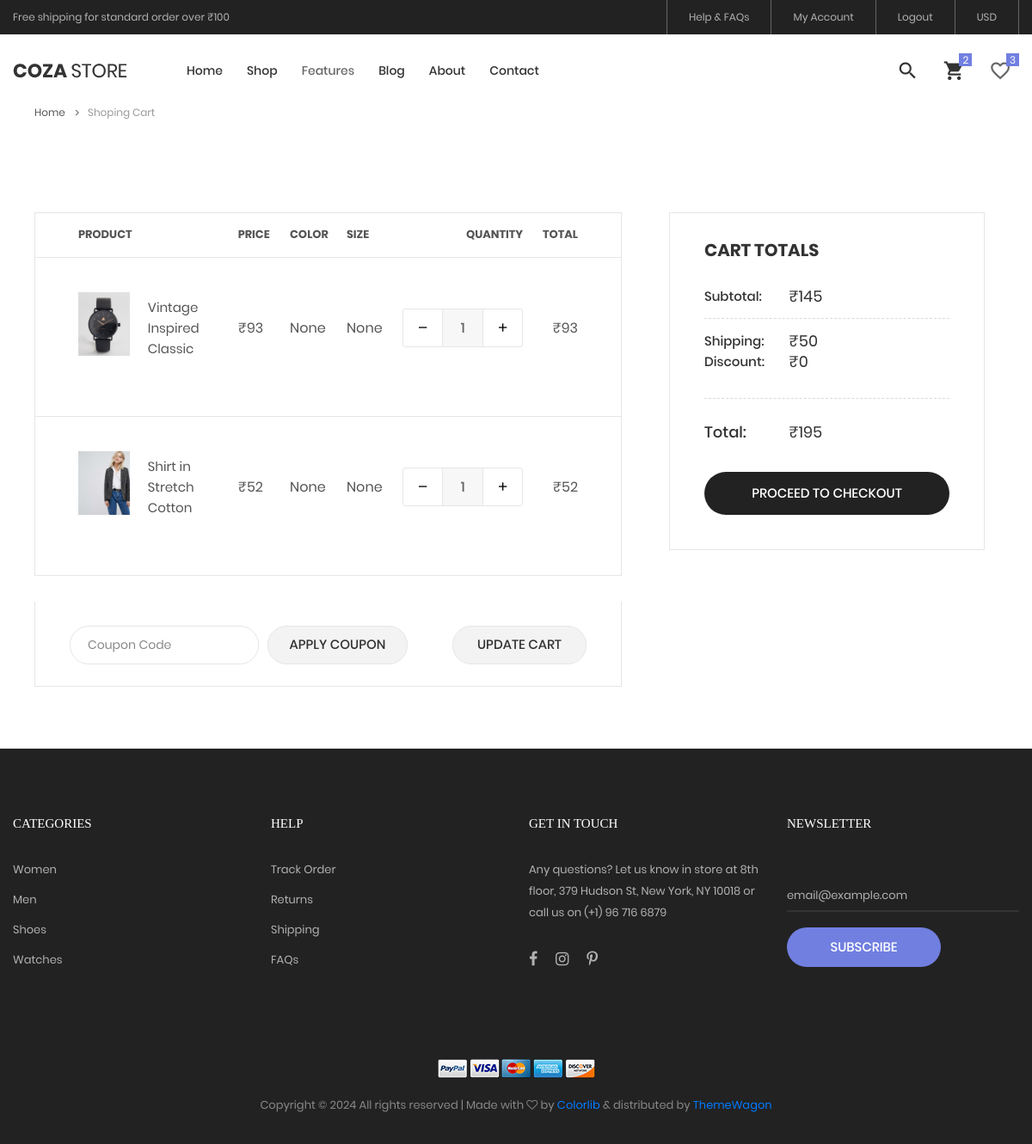
/shoping_cart (signed in), run on the app's committed database.
### my_app/models.py (models this page shows, shortened)
class add_to_cart(models.Model):
    products_id = models.ForeignKey(products, on_delete=models.CASCADE,blank=True,null=True)
    user_id = models.ForeignKey(signup, on_delete=models.CASCADE,blank=True,null=True)
    name = models.CharField(max_length=100, blank=True, null=True)
    total_prize = models.IntegerField()
    quantity = models.IntegerField(default=1,blank=True, null=True)
    img = models.ImageField(upload_to="media", blank=True, null=True)
    price = models.IntegerField()
    color = models.CharField(max_length=100, blank=True, null=True)
    size = models.CharField(max_length=100, blank=True, null=True)

### my_app/views.py (the view)
# urls.py: path('shoping_cart',hv.shoping_cart, name='shoping_cart'),
def shoping_cart(request):
    if 'email' in request.session:
        uid = signup.objects.get(email=request.session['email'])
        get_cart  = add_to_cart.objects.filter(user_id=uid)
        get_cart_count = add_to_cart.objects.filter(user_id=uid).count()
        get_wishlist_count = wish_list.objects.filter(user_id=uid).count()
        get_wishlist = wish_list.objects.filter(user_id = uid)
        all_product = []
        dilivery_chag = 0
        discount = 0
        total_amount = 0
        for i in get_cart:
            all_product.append(i.total_prize)
        get_subtotal = sum(all_product)
        if get_subtotal <= 100 and get_subtotal >= 0:
            dilivery_chag = 30
            total_amount = get_subtotal + dilivery_chag + discount
        elif get_subtotal >= 100:
            dilivery_chag = 50
            total_amount = get_subtotal + dilivery_chag + discount
        else:
            dilivery_chag = 10
            total_amount = get_subtotal + dilivery_chag + discount
        context = {"get_cart":get_cart,"get_cart_count":get_cart_count,"get_subtotal":get_subtotal, "discount": discount,
                   "get_wishlist_count":get_wishlist_count,"get_wishlist":get_wishlist, "dilivery_chag": dilivery_chag, "total_amount": total_amount }
        return render(request,"shoping_cart.html",context)
    else:
        return render(request,"login.html")

### my_app/templates/shoping_cart.html (shortened to what this page needs)
{% extends 'index.html' %}
{% load static %}
{% block content %}
	<div class="container" style="padding-top: 50px;">
		<div class="bread-crumb flex-w p-l-25 p-r-15 p-t-30 p-lr-0-lg">
			<a href="{% url 'index' %}" class="stext-109 cl8 hov-cl1 trans-04">
				Home
				<i class="fa fa-angle-right m-l-9 m-r-10" aria-hidden="true"></i>
			</a>
			<span class="stext-109 cl4">
				Shoping Cart
			</span>
		</div>
	</div>
	<form class="bg0 p-t-75">
		<div class="container">
			{% if get_cart %}
			<div class="row">
				<div class="col-lg-10 col-xl-7 m-lr-auto m-b-50">
					<div class="m-l-25 m-r--38 m-lr-0-xl">
						<div class="wrap-table-shopping-cart">
							<table class="table-shopping-cart">
								<tr class="table_head">
									<th class="column-1">Product</th>
									<th class="column-2"></th>
									<th class="column-3">Price</th>
									<th class="column-3">Color</th>
									<th class="column-3">Size</th>
									<th class="column-4">Quantity</th>
									<th class="column-5">Total</th>
								</tr>
								{% for product in get_cart %}
								<tr class="table_row">
									<td class="column-1">
										<div class="how-itemcart1">
											<img src="{{product.img.url}}" alt="IMG">
										</div>
									</td>
									<td class="column-2">{{product.name}}</td>
									<td class="column-3">&#8377;{{product.price}}</td>
									<td class="column-3">{{product.color}}</td>
									<td class="column-3">{{product.size }}</td>
									<td class="column-4">
										<div class="wrap-num-product flex-w m-l-auto m-r-0">
											<div class="btn-num-product-down cl8 hov-btn3 trans-04 flex-c-m">
											</form>
												<form action="{% url 'minus_quantity' product.id %}" method="POST" style="margin: 0;">
													<button type="submit">
														<i class="fs-16 zmdi zmdi-minus"></i>
													</button>
												</form>
												</div>
											<input class="mtext-104 cl3 txt-center num-product" type="number" name="num-product1" value="{{product.quantity}}">
											<form action="{% url 'add_quantity' product.id %}" method="POST" style="margin: 0;">
											<div class="btn-num-product-up cl8 hov-btn3 trans-04 flex-c-m">
														<button type="submit">
															<i class="fs-16 zmdi zmdi-plus"></i>
														</button>
													</div>
											</form>
										</div>
									</td>
									<td class="column-5">&#8377;{{product.total_prize}}</td>
								</tr>
								{% endfor %}
					<form action="{% url 'coupon_apply' %}" method="POST">
						<div class="flex-w flex-sb-m bor15 p-t-18 p-b-15 p-lr-40 p-lr-15-sm">
							<div class="flex-w flex-m m-r-20 m-tb-5">
								<input class="stext-104 cl2 plh4 size-117 bor13 p-lr-20 m-r-10 m-tb-5" type="text" name="code" placeholder="Coupon Code">
								<input type="submit" class="flex-c-m stext-101 cl2 size-118 bg8 bor13 hov-btn3 p-lr-15 trans-04 pointer m-tb-5" value="Apply coupon">
							</div>
							<div class="flex-c-m stext-101 cl2 size-119 bg8 bor13 hov-btn3 p-lr-15 trans-04 pointer m-tb-10">
								Update Cart
							</div>
						</div>
					</form>
			<div class="col-sm-10 col-lg-7 col-xl-5 m-lr-auto m-b-50">
					<div class="bor10 p-lr-40 p-t-30 p-b-40 m-l-63 m-r-40 m-lr-0-xl p-lr-15-sm">
						<h4 class="mtext-109 cl2 p-b-30">
							Cart Totals
						</h4>
						<div class="flex-w flex-t bor12 p-b-13">
							<div class="size-208">
								<span class="stext-110 cl2">
									Subtotal:
								</span>
							</div>
							<div class="size-209">
								<span class="mtext-110 cl2">
									&#8377;{{get_subtotal}}
								</span>
							</div>
						</div>
						<div class="flex-w flex-t bor12 p-t-15 p-b-30">
							<div class="size-208 w-full-ssm">
								<span class="stext-110 cl2">
									Shipping:
								</span>
							</div>
							<div class="size-209 p-r-18 p-r-0-sm w-full-ssm">
								<span class="mtext-110 cl2">
									&#8377;{{dilivery_chag}}
								</span>
							</div>
							<div class="size-208 w-full-ssm">
								<span class="stext-110 cl2">
									Discount:
								</span>
							</div>
							<div class="size-209 p-r-18 p-r-0-sm w-full-ssm">
								<span class="mtext-110 cl2">
									&#8377;{{discount}}
								</span>
							</div>
						</div>
						<div class="flex-w flex-t p-t-27 p-b-33">
							<div class="size-208">
								<span class="mtext-101 cl2">
									Total:
								</span>
							</div>
							<div class="size-209 p-t-1">
								<span class="mtext-110 cl2">
									&#8377;{{total_amount}}
								</span>
							</div>
						</div>
						<a href="{% url 'address' %}">
							<button type="button" class="flex-c-m stext-101 cl0 size-116 bg3 bor14 hov-btn3 p-lr-15 trans-04 pointer">
								Proceed to Checkout
							</button>
						</a>
					</div>
				</div>
			{% else %}
			<h1>your cart is empty</h1>
			{% endif %}
			<br>
{% endblock %}

### my_app/static/css/main.css (style rules this page uses)
.container { max-width: 1380px; }
@media (max-width: 1600px) { .container { max-width: 1200px; } }
.wrap-num-product { width: 140px; height: 45px; border: 1px solid #e6e6e6; border-radius: 3px; overflow: hidden; }
.btn-num-product-up, .btn-num-product-down { width: 45px; height: 100%; cursor: pointer; }
.num-product { width: calc(100% - 90px); height: 100%; border-left: 1px solid #e6e6e6; border-right: 1px solid #e6e6e6; background-color: #f7f7f7; }
input.num-product { -moz-appearance: textfield; appearance: none; -webkit-appearance: none; }
.wrap-table-shopping-cart { overflow: auto; border-left: 1px solid #e6e6e6; border-right: 1px solid #e6e6e6; }
.table-shopping-cart { border-collapse: collapse; width: 100%; min-width: 680px; }
.table-shopping-cart tr { border-top: 1px solid #e6e6e6; border-bottom: 1px solid #e6e6e6; }
.table-shopping-cart .column-1 { width: 133px; padding-left: 50px; }
.table-shopping-cart .column-2 { width: 220px; font-size: 15px; }
.table-shopping-cart .column-3 { width: 120px; font-size: 16px; }
.table-shopping-cart .column-4 { width: 145px; text-align: right; }
.table-shopping-cart .column-5 { width: 172px; padding-right: 50px; text-align: right; font-size: 16px; }
.table-shopping-cart .table_row { height: 185px; }
.table-shopping-cart .table_row td { padding-bottom: 20px; }
.table-shopping-cart .table_row td.column-1 { padding-bottom: 30px; }
.table-shopping-cart .table_head th { font-family: Poppins-Bold; font-size: 13px; color: #555; text-transform: uppercase; line-height: 1.6; padding-top: 15px; padding-bottom: 15px; }
.table-shopping-cart td { font-family: Poppins-Regular; color: #555; line-height: 1.6; }
.cl0 { color: #fff; }
.cl2 { color: #333; }
.cl3 { color: #666; }
.cl4 { color: #999; }
.cl8 { color: #555; }
.stext-101 { font-family: Poppins-Medium; font-size: 15px; line-height: 1.466667; text-transform: uppercase; }
.stext-104 { font-family: Poppins-Regular; font-size: 14px; line-height: 1.466667; }
.stext-109 { font-family: Poppins-Regular; font-size: 12px; line-height: 1.833333; }
.stext-110 { font-family: Poppins-Medium; font-size: 15px; line-height: 1.466667; }
.mtext-101 { font-family: Poppins-Medium; font-size: 18px; line-height: 1.333333; }
.mtext-104 { font-family: Poppins-Medium; font-size: 16px; line-height: 1.6; }
.mtext-109 { font-family: Poppins-Bold; font-size: 20px; line-height: 1.3; text-transform: uppercase; }
.mtext-110 { font-family: Poppins-Regular; font-size: 18px; line-height: 1.222222; }
.size-116 { width: 100%; height: 50px; }
.size-117 { width: 220px; height: 45px; }
.size-118 { min-width: 163px; height: 45px; }
.size-119 { min-width: 156px; height: 45px; }
.size-208 { width: 34.5%; }
.size-209 { width: 65.5%; }
.bg0 { background-color: #fff; }
.bg3 { background-color: #222; }
.bg8 { background-color: #f3f3f3; }
.bor10 { border: 1px solid #e6e6e6; }
.bor12 { border-bottom: 1px dashed #d9d9d9; }
.bor13 { border: 1px solid #e6e6e6; border-radius: 22px; }
.bor14 { border-radius: 25px; }
.bor15 { border-left: 1px solid #e6e6e6; border-right: 1px solid #e6e6e6; border-bottom: 1px solid #e6e6e6; }
.how-itemcart1 { width: 60px; position: relative; margin-right: 20px; cursor: pointer; }
.how-itemcart1 img { width: 100%; }
.how-itemcart1::after { content: '\e870'; font-family: Linearicons-Free; font-size: 16px; display: -webkit-box; display: -webkit-flex; display: -moz-box; display: -ms-flexbox; display: flex; justify-content: center; align-items: center; position: absolute; width: 100%; height: 100%; top: 0; left: 0; background-color: rgba(0,0,0,0.5); color: #fff; transition: all 0.3s; -webkit-transition: all 0.3s; -o-transition: all 0.3s; -moz-transition: all 0.3s; opacity: 0; }

### my_app/static/css/login.css (style rules this page uses)
* { margin: 0; padding: 0; box-sizing: border-box; font-family: 'Poppins', sans-serif; }
form { margin-top: 30px; }

### data on the page
add_to_cart: img (picture), name "Vintage Inspired Classic", price "93", color "None", size "None", num-product1 "1", total_prize "93"
add_to_cart: img (picture), name "Shirt in Stretch Cotton", price "52", color "None", size "None", num-product1 "1", total_prize "52"

### other printed values
{{ get_subtotal }} "145"
{{ dilivery_chag }} "50"
{{ discount }} "0"
{{ total_amount }} "195"
